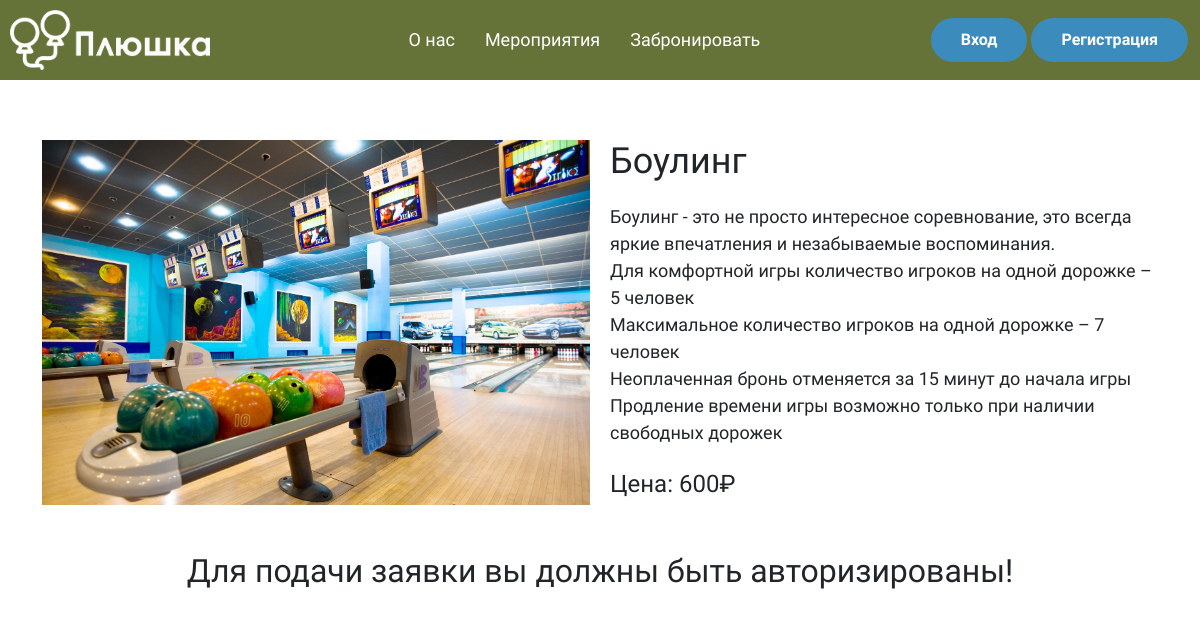
The app's page /event.php?EventId=3 with its own data.
### tables this page shows
CREATE TABLE `events` (
  `id_event` int NOT NULL,
  `title` varchar(150) NOT NULL,
  `photo` varchar(250) NOT NULL,
  `price` varchar(150) NOT NULL,
  `description` varchar(600) NOT NULL
);

### event.php (the view, shortened to what this page needs)
<?php
require_once "connect.php";
$id_user_session = !empty($_SESSION['id_user']) ? $_SESSION['id_user'] : false;
$idEvent = !empty($_GET['EventId']) ? $_GET['EventId'] : false;
$query = "select * from events where id_event = '$idEvent'";
$result = mysqli_fetch_array(mysqli_query($con, $query));
include "header.php";
?>
<div class="container">
    <div class="eventTitle">
        <div class="leftEvent">
            <img src="/assets/img/<?= $result['photo'] ?>" alt="<?= $result['photo'] ?>">
        </div>
        <div class="rightEvent">
            <h1><?= $result['title'] ?></h1>
            <p class="event-description"><?= $result['description'] ?></p>
            <p class="event-price">Цена: <?= $result['price'] ?>₽</p>
        </div>
    </div>
    <?php
    $today = date("Y-m-d");
    if (!empty($_SESSION['id_user'])) {
    ?>
        <div class="bookingEvent">
            <h1>Понравилось мероприятие?</h1>
            <h3>Скорее оставляйте заявку!</h3>
            <form action="/bookingDB.php" class="formEvent" method="post">
                <input type="hidden" name="id_user" value="<?= $id_user_session ?>">
                <input type="hidden" name="event" value="<?= $idEvent ?>">
                <label for="date_booking">Дата бронирования</label>
                <input type="date" placeholder="Дата" name="date" value="<?=$today?>" min="<?=$today?>" required style = "padding-left:20px;" >
                <label for="count">Количество гостей</label>
                <input type="text" placeholder="Количество людей" pattern="^[ 0-9]+$" name="quantity" required>
                <label for="comment">Комментарий</label>
                <textarea id="description" name="description" pattern="[A-Za-zА-Яа-яЁё0-9\s]+" required placeholder="Комментарий" style="margin-top: 10px; padding:10px 0 0 20px; height:200px;"></textarea>
                <button class="btn btn-success" type="submit" style="margin-top: 15px; width:150px;">Отправить</button>
            </form>
        </div>
<?
    }else{
        ?>
        <h2 style="margin-top: 30px;">Для подачи заявки вы должны быть авторизированы!</h2>
        <?
    }
?>
</div>

### style.css (style rules this page uses)
* { margin: 0; padding: 0; font-family: "Comfortaa", cursive; }
h2 { text-align: center; margin-bottom: 20px; }
.eventTitle { display: flex; justify-content: space-between; margin-top: 60px; }
.leftEvent { width: 50%; margin-right: 20px; }
.leftEvent img { width: 100%; }
.rightEvent { width: 50%; }
.rightEvent h1 { font-size: 36px; margin-bottom: 20px; }
.rightEvent .event-price { font-size: 24px; margin-bottom: 20px; }
.rightEvent .event-description { font-size: 18px; margin-bottom: 20px; }

### records on screen
events: photo (picture), title "Боулинг", description "Боулинг - это не просто интересное соревнование, это всегда яркие впечатления и незабываемые воспоминания. Для комфортной игры количество игроков на одной дорожке – 5 человек Максимальное количество игроков на одной дорожке – 7 человек Неоплаченная бронь отменяется за 15 минут до начала игры Продление времени игры возможно только при наличии свободных дорожек", price "600"
